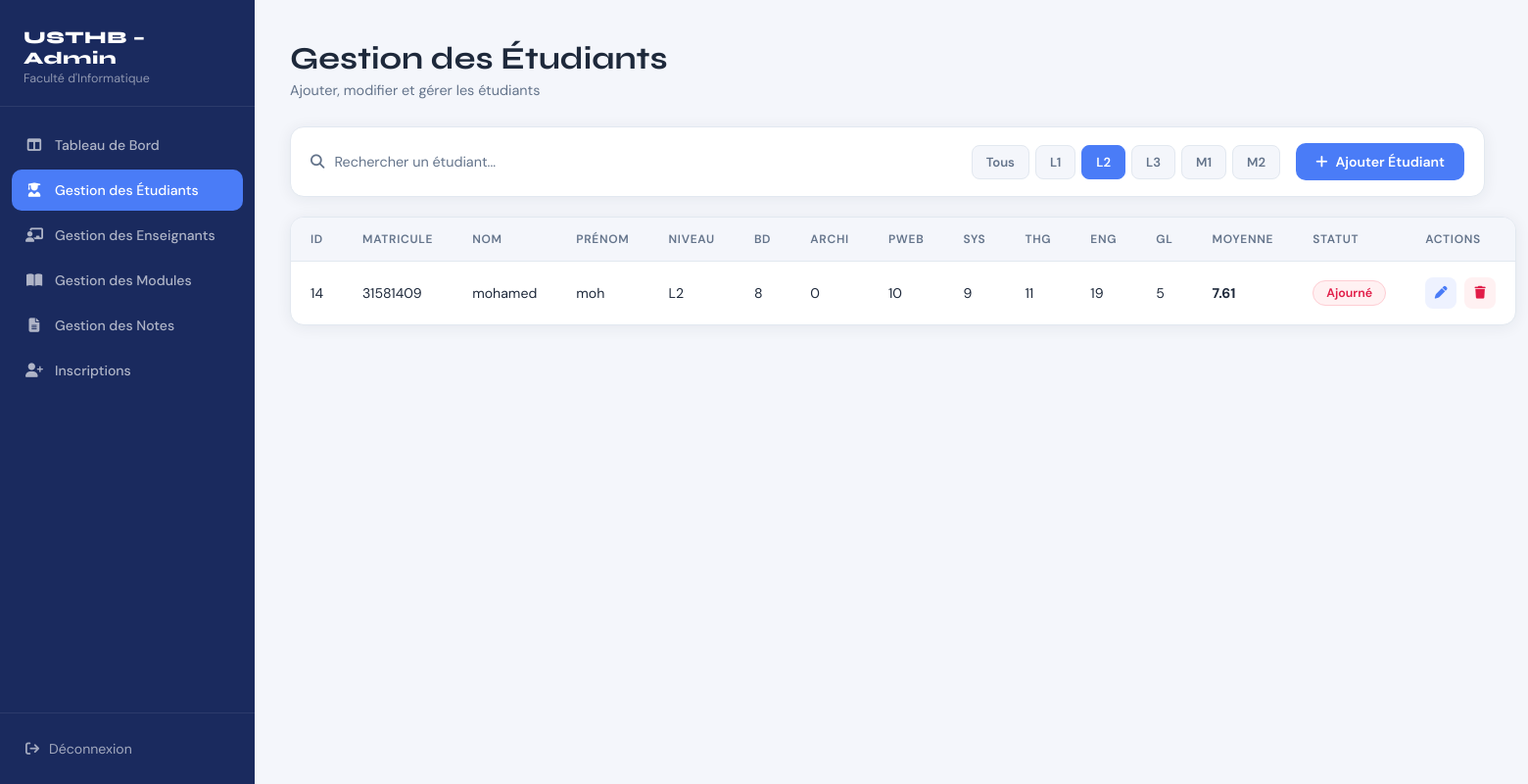
Before: /GestionEtudiant.php?lvl=2 with the older database file.
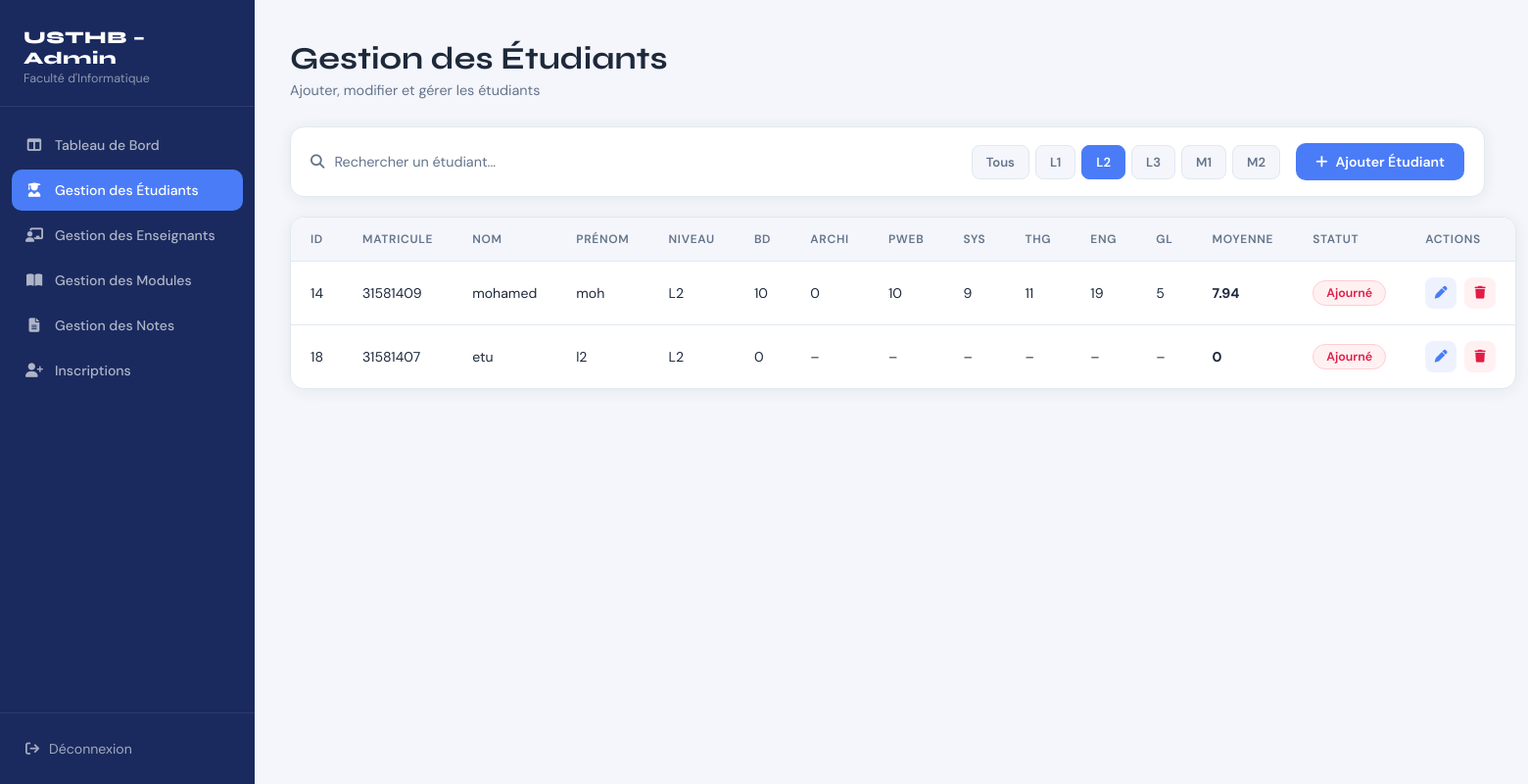
After: the same page with the newer database file.
### tables this page shows
CREATE TABLE `modules` (
  `id` int(11) NOT NULL,
  `code` varchar(255) NOT NULL,
  `name` varchar(255) NOT NULL,
  `coefficient` int(11) NOT NULL DEFAULT 1,
  `teacher_id` int(11) DEFAULT NULL,
  `lvl` int(11) NOT NULL DEFAULT 1
);

CREATE TABLE `students` (
  `id` int(11) NOT NULL,
  `matricule` int(11) DEFAULT NULL,
  `surname` varchar(255) NOT NULL,
  `family_name` varchar(255) NOT NULL,
  `email` varchar(255) NOT NULL,
  `lvl` int(11) DEFAULT NULL,
  `birth_date` date DEFAULT NULL,
  `user_id` int(11) DEFAULT NULL
);

### GestionEtudiant.php (the view, shortened to what the changed rows need)
<?php
    $db_server = "localhost";
    $db_user = "root";
    $db_pass = "";
    $db_name = "Usthb_app";
    $conn = mysqli_connect($db_server, $db_user, $db_pass, $db_name);
    $lvlLabels = [1 => 'L1', 2 => 'L2', 3 => 'L3', 4 => 'M1', 5 => 'M2'];
    $filterLvl = isset($_GET['lvl']) ? intval($_GET['lvl']) : null;
    $queryModules = $filterLvl
    ? "SELECT id, `name`, code, coefficient FROM Modules WHERE lvl=$filterLvl"
    : "SELECT id, `name`, code, coefficient FROM Modules";
    $resultModules = mysqli_query($conn, $queryModules);
    $modules = [];
    while($mod = mysqli_fetch_assoc($resultModules)){
        $modules[] = $mod;
    }
    $filterLvl = isset($_GET['lvl']) ? intval($_GET['lvl']) : null;
    $queryStudents = $filterLvl
        ? "SELECT id, matricule, family_name, surname, email, lvl, birth_date FROM Students WHERE lvl=$filterLvl ORDER BY id ASC"
        : "SELECT id, matricule, family_name, surname, email, lvl, birth_date FROM Students ORDER BY id ASC";
    $resultStudents = mysqli_query($conn, $queryStudents);
    $students = [];
    while($student = mysqli_fetch_assoc($resultStudents)){
        $students[$student['id']] = $student;
        $students[$student['id']]['grades'] = [];
    }
    $queryGrades = "SELECT student_id, module_id, grade FROM Grades";
    $resultGrades = mysqli_query($conn, $queryGrades);
    while($grade = mysqli_fetch_assoc($resultGrades)){
        $sid = $grade['student_id'];
        $mid = $grade['module_id'];
        if(isset($students[$sid])){
            $students[$sid]['grades'][$mid] = $grade['grade'];
        }
    }
?>
<!DOCTYPE html>
<html lang="fr">
<head>
    <link rel="stylesheet" href="https://cdnjs.cloudflare.com/ajax/libs/font-awesome/6.5.0/css/all.min.css">
    <link rel="stylesheet" href="GestionEtudiant.css">
</head>
<body>
<div class="layout">
    <aside class="sidebar">
        <div class="sidebar-brand">
            <h2>USTHB – Admin</h2>
        </div>
    </aside>
    <main class="main">
        <div class="page-header">
            <h1>Gestion des Étudiants</h1>
        </div>
        <?php $filterLvl = isset($_GET['lvl']) ? intval($_GET['lvl']) : null; ?>
    <div class="toolbar">
        <div style="display:flex; gap:6px; flex-wrap:wrap;">
            <?php foreach([null=>'Tous',1=>'L1',2=>'L2',3=>'L3',4=>'M1',5=>'M2'] as $val=>$label): ?>
                <a href="GestionEtudiant.php<?= $val ? '?lvl='.$val : '' ?>"
                style="padding:8px 14px; border-radius:8px; font-size:.82rem; font-weight:600; text-decoration:none;
                        background:<?= $filterLvl===$val ? 'var(--accent-blue)' : 'var(--bg)' ?>;
                        color:<?= $filterLvl===$val ? '#fff' : 'var(--muted)' ?>;
                        border:1px solid <?= $filterLvl===$val ? 'var(--accent-blue)' : 'var(--border)' ?>;">
                    <?= $label ?>
                </a>
            <?php endforeach; ?>
        </div>
    </div>
        <div class="table-panel">
            <div class="table-wrapper">
                <table id="studentsTable">
                    <thead>
                        <tr>
                            <th>ID</th>
                            <th>MATRICULE</th>
                            <th>NOM</th>
                            <th>PRÉNOM</th>
                            <th>NIVEAU</th>
                            <?php foreach($modules as $mod): ?>
                                <th><?= htmlspecialchars(strtoupper($mod['code'])) ?></th>
                            <?php endforeach; ?>
                            <?php if(count($modules) > 0): ?>
                                <th>MOYENNE</th>
                                <th>STATUT</th>
                            <?php endif; ?>
                            <th>ACTIONS</th>
                        </tr>
                    </thead>
                    <tbody>
                        <?php if(count($students) > 0): ?>
                            <?php foreach($students as $student): ?>
                            <tr>
                                <td><?= htmlspecialchars($student['id']) ?></td>
                                <td><?= htmlspecialchars($student['matricule']) ?></td>
                                <td><?= htmlspecialchars($student['family_name']) ?></td>
                                <td><?= htmlspecialchars($student['surname']) ?></td>
                                <td><?= htmlspecialchars($lvlLabels[$student['lvl']] ?? 'N/A') ?></td>
                                <?php foreach($modules as $mod): ?>
                                    <td><?= isset($student['grades'][$mod['id']]) ? htmlspecialchars($student['grades'][$mod['id']]) : '–' ?></td>
                                <?php endforeach; ?>
                                <?php if(count($modules) > 0): ?>
                                    <td><strong><?= $student['moyenne'] !== null ? $student['moyenne'] : '–' ?></strong></td>
                                    <td>
                                        <?php if($student['statut'] !== null): ?>
                                            <span class="badge-statut <?= $student['statut'] === 'Admis' ? 'badge-admis' : 'badge-recale' ?>">
                                                <?= $student['statut'] ?>
                                            </span>
                                        <?php else: ?>
                                            <span>–</span>
                                        <?php endif; ?>
                                    </td>
                                <?php endif; ?>
                                <td class="actions-cell">
                                    <button class="btn-icon btn-edit" title="Modifier" onclick="openEditModal(
                                        <?= $student['id'] ?>,
                                        '<?= addslashes($student['matricule']) ?>',
                                        '<?= addslashes($student['family_name']) ?>',
                                        '<?= addslashes($student['surname']) ?>',
                                        '<?= addslashes($student['birth_date']) ?>',
                                        '<?= addslashes($student['email'] ?? '') ?>',
                                        '<?= addslashes($student['lvl']) ?>'
                                    )">
                                        <i class="fa-solid fa-pen"></i>
                                    </button>
                                    <a href="GestionEtudiant.php?delete_id=<?= $student['id'] ?>"
                                       class="btn-icon btn-delete"
                                       title="Supprimer"
                                       onclick="return confirm('Supprimer cet étudiant ? Toutes ses notes seront supprimées.')">
                                        <i class="fa-solid fa-trash"></i>
                                    </a>
                                </td>
                            </tr>
                            <?php endforeach; ?>
                        <?php else: ?>
                            <tr>
                                <td colspan="<?= 6 + count($modules) + (count($modules) > 0 ? 2 : 0) ?>" class="empty-msg">Aucun étudiant trouvé.</td>
                            </tr>
                        <?php endif; ?>
                    </tbody>
                </table>
            </div>
        </div>
    </main>
</div>
</body>
</html>

Changed rows visible on the page:
changed modules "BD": id "8" → "10"
computed for students "mohamed": moyenne "7.61" → "7.94"
added students: id "18", matricule "31581407", family_name "etu", surname "l2", lvl "L2", moyenne "0", statut "Ajourné", modules (id "0")
